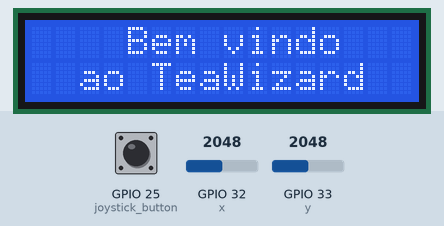
The program below on a simulated ESP32 board running MicroPython. On the bench: 16×2 character LCD. Inputs (shaded band) come from the test bench; at power-on: GPIO 33 (y) = 2048, GPIO 25 (joystick_button) HIGH, GPIO 32 (x) = 2048 (analog values on the 0–4095 scale). Library files of the repository ran but are not shown: lcd_api.py, i2c_lcd.py.

Above: at 1.3 s.
1.4 s: GPIO 33 (y) set to 3429
At 2.8 s:
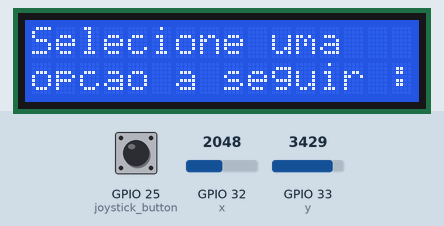
4.4 s: GPIO 33 (y) set to 3560
At 5.3 s:
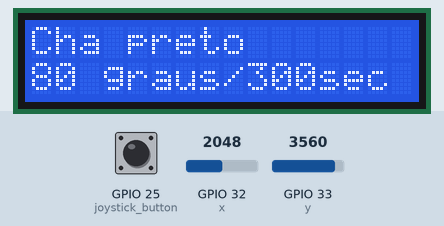
7.4 s: GPIO 25 (joystick_button) pulled LOW for 1 s
At 9.0 s:
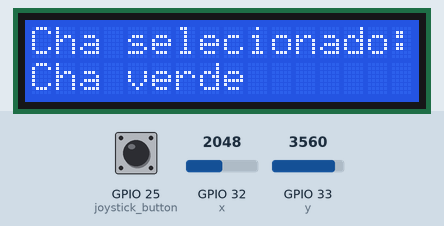
Timing chart, 0 to 10.5 s (numbered marks = the images above; inputs shaded):
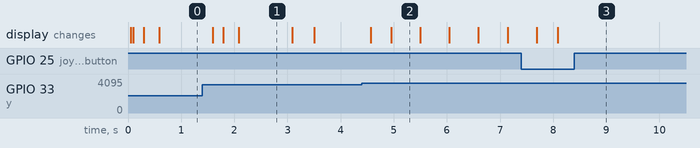

The program:

display_with_joystick_test.py
```python
import machine
from machine import Pin, SoftI2C
from lcd_api import LcdApi
from i2c_lcd import I2cLcd
from time import sleep
from machine import Pin, ADC
from time import sleep_ms

x = ADC(Pin(32, Pin.IN))
y = ADC(Pin(33, Pin.IN))
joystick_button = Pin(25, Pin.IN, Pin.PULL_UP)
x.atten(ADC.ATTN_11DB)
y.atten(ADC.ATTN_11DB)

I2C_ADDR = 0x27
totalRows = 2
totalColumns = 16

i2c = SoftI2C(scl=Pin(22), sda=Pin(21), freq=10000)     #Inicialização do I2C

lcd = I2cLcd(i2c, I2C_ADDR, totalRows, totalColumns)

tea_options = [] # organizacao da tupla e nome, temperatura, tempo
select_button = True # Flag para controle do fluxo de seleção do chá desejados

green_tea = ('Cha verde', 65,180)
black_tea = ('Cha preto', 80,300)

tea_options.append(green_tea)
tea_options.append(black_tea)

while True:
    lcd.putstr('    Bem vindo   ')
    lcd.putstr('  ao TeaWizard  ')
    sleep(1)
    lcd.clear()
    lcd.putstr('Selecione uma   ')
    lcd.putstr('opcao a seguir :')
    sleep(1)
    lcd.clear()

    counter = 0

    #Display the first tea available onscreen
    name, temp, infusion_time = tea_options[counter]
    lcd.clear() #limpa o display
    lcd.move_to(0,0) #vai para o começo da primeira linha
    lcd.putstr(name) #escreve o nome do chá
    lcd.move_to(0,1) #vai para o começo da segunda linha
    lcd.putstr(f'{temp} graus/{infusion_time}sec')

    while select_button:
        x_val = x.read()
        y_val = y.read()

        sleep_ms(150)

        if y_val > 3500:
            counter += 1

            if counter > (len(tea_options) - 1):
                counter = 0

            name, temp, infusion_time = tea_options[counter]
            lcd.clear() #limpa o display
            lcd.move_to(0,0) #vai para o começo da primeira linha
            lcd.putstr(name) #escreve o nome do chá
            lcd.move_to(0,1) #vai para o começo da segunda linha
            lcd.putstr(f'{temp} graus/{infusion_time}sec')

        if y_val < 350:
            counter -= 1

            if counter < 0:
                counter = 0

            name, temp, infusion_time = tea_options[counter]
            lcd.clear() #limpa o display
            lcd.move_to(0,0) #vai para o começo da primeira linha
            lcd.putstr(name) #escreve o nome do chá
            lcd.move_to(0,1) #vai para o começo da segunda linha
            lcd.putstr(f'{temp} graus/{infusion_time}sec')

        button = joystick_button.value()
        if not button:
            selected_tea = tea_options[counter]

            name, temp, infusion_time = selected_tea
            lcd.clear()
            lcd.putstr('Cha selecionado:')
            lcd.putstr(name)
            sleep(10)
```

Measured:
- the behaviour switches between 3500 and 3501 on GPIO 33 (y) (found by bisection; images 1 and 2)
- after the input at 4.4 s, the display: first changes after 0.17 s (image 2 shows a later state)
- after the input at 7.4 s, the display: first changes after 0.30 s (image 3 shows a later state)
- what the display in image 1 shows lasts 1.0 s, from 2.1 s to 3.1 s
- what the display in image 2 shows lasts 0.5 s, from 5.0 s to 5.5 s
